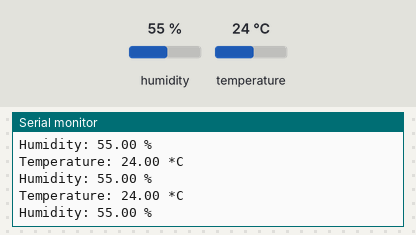
This sketch was run on a simulated ESP8266 (NodeMCU). On the bench: the last lines printed to the serial monitor. Inputs (shaded band) come from the test bench; at power-on: humidity 55 %, temperature 24 °C.

Above: at 2.8 s.
2.9 s: humidity set to 22 %
At 5.5 s:
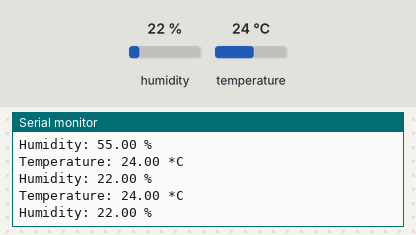
5.6 s: temperature set to 12 °C
At 7.5 s:
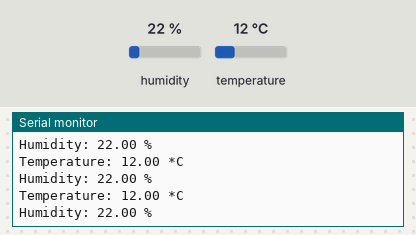
8.3 s: humidity set to 40 %
At 11.0 s:
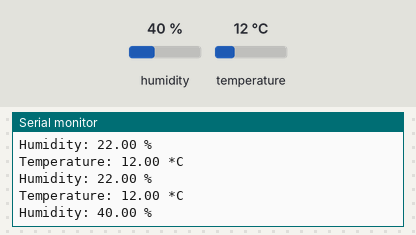
Timing chart, 0 to 12.5 s (numbered marks = the images above; inputs shaded):
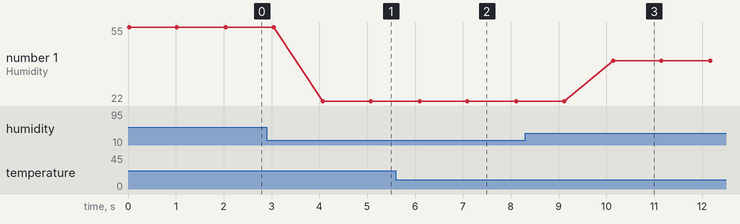

Measured:
- after the input at 2.9 s, the serial monitor: prints a new line after 1.2 s (image 1)
- after the input at 5.6 s, the serial monitor: prints a new line after 0.49 s (image 2)
- after the input at 8.3 s, the serial monitor: prints a new line after 1.8 s (image 3)
- plotted number 1: 55 → 22 after the input at 2.9 s, 22 → 40 after the input at 8.3 s

The sketch:

dht.ino
```cpp
#include "DHT.h"
#define DHTPIN D2
#define DHTTYPE DHT11
DHT dht(DHTPIN, DHTTYPE);

void setup() {
    Serial.begin(115200);
    dht.begin();
}

void loop() {
    float hum = dht.readHumidity();
    float temp = dht.readTemperature();
    if (isnan(hum) || isnan(temp)) {
        Serial.println("Gagal Membaca DHT sensor!");
        return;
    }

    Serial.println("Temperature: " + (String)temp + " *C");
    Serial.println("Humidity: " + (String)hum + " %");
    delay(1000);
}
```
